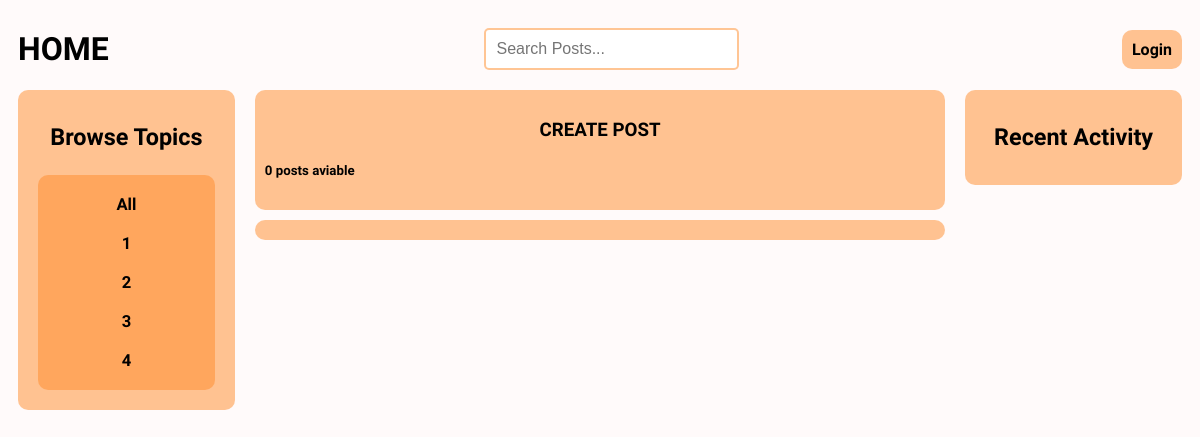
Page /?q=3 on the earlier database version.
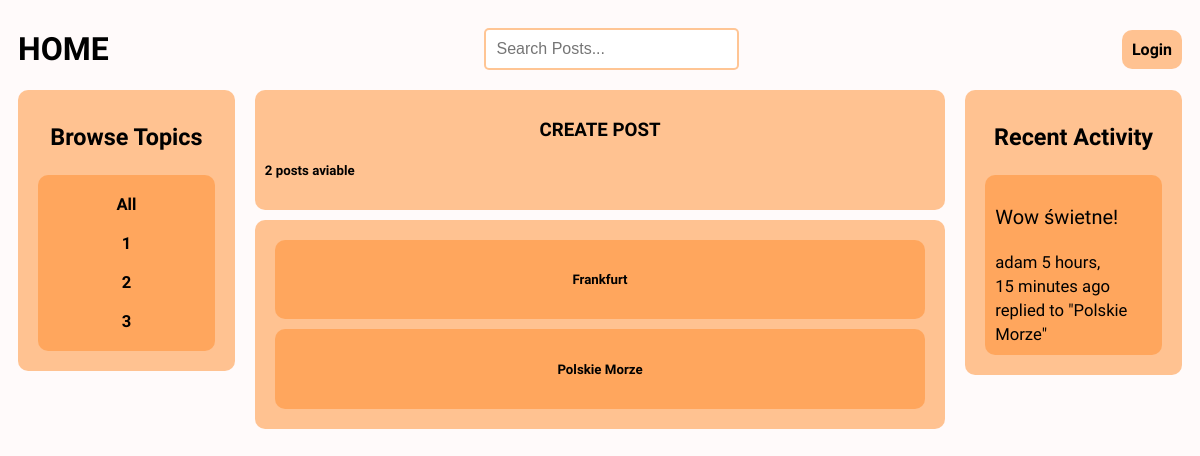
Same page on the later database version.
### base/models.py (models this page shows, shortened)
class Topic(models.Model):
    name = models.CharField(max_length=100)

class Post(models.Model):
    host = models.ForeignKey(User, on_delete=models.SET_NULL, null=True)
    topic = models.ForeignKey(Topic, on_delete=models.SET_NULL, null=True)
    title = models.CharField(max_length=100)
    date_created = models.DateTimeField(auto_now_add=True)
    localisation = models.CharField(max_length=100)
    description = models.TextField(null=True, blank=True)
    participants = models.ManyToManyField(User, related_name='participants', blank=True)
    rate = models.IntegerField()
    image = models.ImageField(upload_to='images/', blank=True)
    class Meta:
        ordering = ['-date_created']
    def __str__(self):
        return self.title

class Comment(models.Model):
    user = models.ForeignKey(User, on_delete=models.CASCADE)
    post = models.ForeignKey(Post, on_delete=models.CASCADE)
    body = models.TextField()
    date_created = models.DateTimeField(auto_now_add=True)
    class Meta:
        ordering = ['-date_created']
    def __str__(self):
        return self.body[0:25]

### base/views.py (the view)
# urls.py: path('', views.home, name='home'),
def home(request):
    q = request.GET.get('q') if request.GET.get('q') != None else ''
    posts = Post.objects.filter(
        Q(topic__name__icontains=q) |
        Q(title__icontains=q) |
        Q(localisation__icontains=q)
        )
    topics = Topic.objects.all()
    post_count = posts.count()
    post_comments = Comment.objects.filter(Q(post__topic__name__icontains=q))
    context = {'posts': posts, 'topics': topics, 'post_count': post_count, 'post_comments': post_comments}
    return render(request, 'base/home.html', context)

### base/templates/base/home.html
{% extends 'main.html' %}
{% block content %}
<div class="home-container">
    <div>
        {% include 'base/topics_component.html' %}
    </div>
    <div>
        {% include 'base/info_component.html' %}
        {% include 'base/feed_component.html' %}
    </div>
    <div>
        {% include 'base/activity_component.html' %}
    </div>
</div>
{% endblock %}

### base/templates/base/topics_component.html
<div class="browse-topic-container">
    <h3 class="browse-title-container">Browse Topics</h3>
    <div class="browse-topic-container-topics">
        <div>
            <h5><a href="{% url 'home' %}">All</a></h5>
        </div>
        {% for topic in topics %}
            <div class="browse-topic-name">
                <a href="{% url 'home' %}?q={{topic.name}}" class="browse-topic-name">
                    <h5>{{topic.name}}</h5>
                </a>
            </div>
        {% endfor %}
    </div>
</div>

### base/templates/base/feed_component.html (shortened to what this page needs)
<div class="feed-container">
    {% for post in posts %}
        <div class="post-feed-container" id="post_feed_container">
            <h5><a href="{% url 'post' post.id %}">{{post.title}}</a></h5>
        </div>
    {% endfor %}
</div>

### base/templates/base/activity_component.html (shortened to what this page needs)
<div class="activity-container">
    <h3>Recent Activity</h3>
    {% for comment in post_comments %}
        <div class="activity-container-comment">
            <p>{{comment}}</p>
            <small><a href="{% url 'user_profile' comment.user.username %}">{{comment.user}}</a> {{comment.date_created|timesince}} ago</small>
            <small>replied to "{{comment.post}}"</small>
        </div>
    {% endfor %}
</div>

Differences in the rows shown:
removed Topic: name "4"
added Post: title "Frankfurt"
added Post: title "Polskie Morze"
added Comment: body "Wow świetne!", user "adam", date_created "5 hours, 15 minutes", post "Polskie Morze"
Other differences:
{{ post_count }}: "0" → "2"
